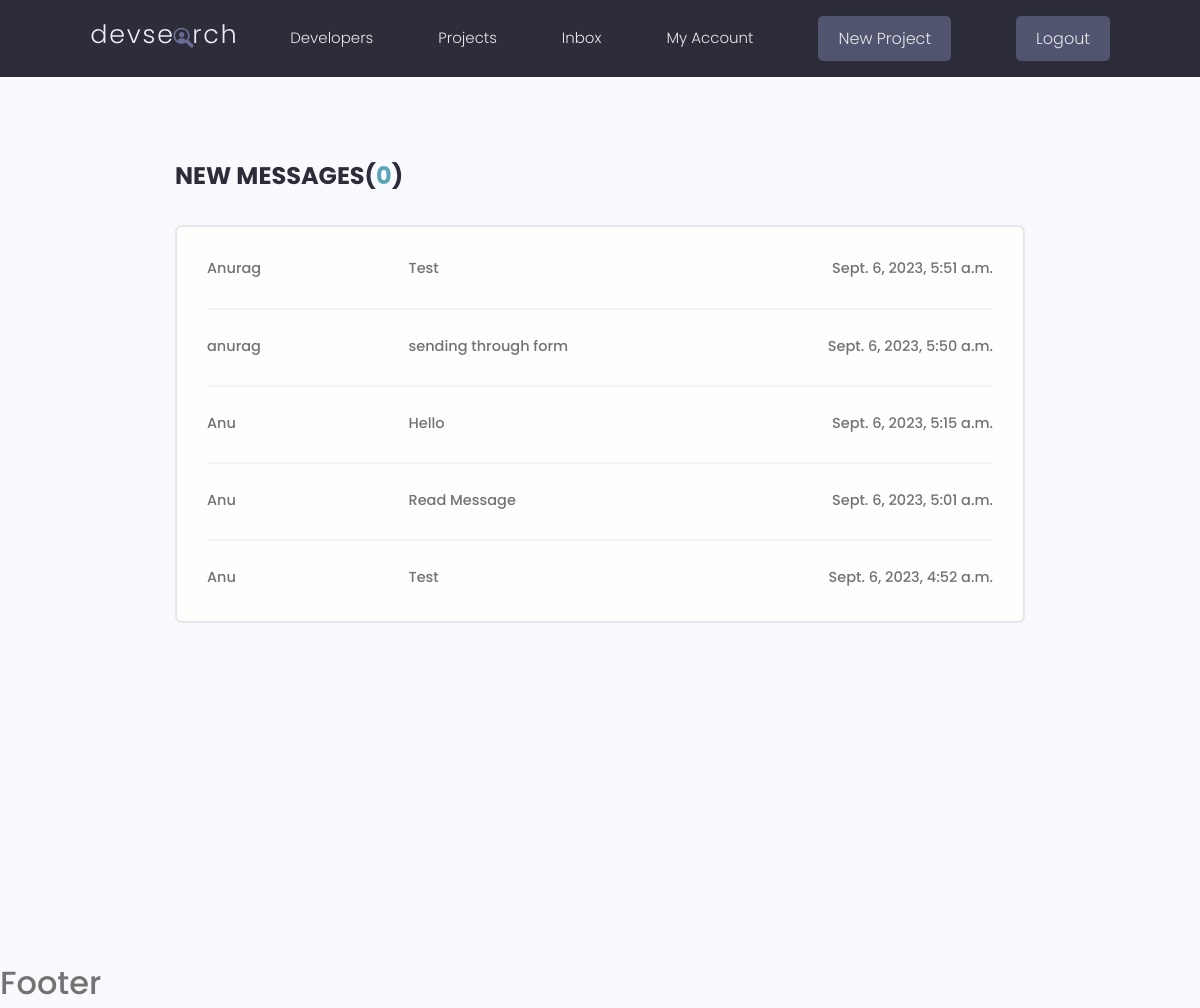
Screenshot of /users/inbox (signed in) with the database file from the repository.
### users/models.py (models this page shows, shortened)
class Message(models.Model):
    sender = models.ForeignKey(Profile, on_delete=models.SET_NULL, null=True, blank=True)
    recipient = models.ForeignKey(Profile, on_delete=models.SET_NULL, null=True, blank=True, related_name='messages')
    name = models.CharField(max_length=200, null=True, blank=True)
    email = models.EmailField(max_length=200, null=True, blank=True)
    subject = models.CharField(max_length=200, null=True, blank=True)
    body = models.TextField()
    is_read = models.BooleanField(default=False, null=True, blank=True)
    created = models.DateTimeField(auto_now_add=True)
    id = models.UUIDField(default=uuid.uuid4, unique=True, primary_key=True, editable=False)
    class Meta:
        ordering = ['-created']

### users/views.py (the view)
# urls.py: path('inbox', views.inbox, name='inbox'),
@login_required(login_url='login')
def inbox(request):
    profileData = request.user.profile
    data = profileData.messages.all()
    unread = data.filter(is_read=False).count()
    return render(request, 'users/inbox.html', {'messageData': data, 'unread': unread})

### users/templates/users/inbox.html (shortened to what this page needs)
{% extends 'main.html' %}
{% block content %}
<main class="inbox my-xl">
    <div class="content-box">
      <h3 class="inbox__title">New Messages(<span>{{unread}}</span>)</h3>
      <ul class="messages">
        {% for message in messageData %}
          {% if message.is_read %}
            <li class="message">
              <a href="{% url 'message' message.id %}">
                <span class="message__author">{{message.name}}</span>
                <span class="message__subject">{{message.subject}}</span>
                <span class="message__date">{{message.created}}</span>
              </a>
            </li>
          {% endif %}
        {% endfor %}
      </ul>
    </div>
  </main>
{% endblock content %}

### static/styles/app.css (style rules this page uses)
:root { --color-sub: #2d2d39; }
.content-box { width: 95%; max-width: 85rem; margin: 0 auto; }
.inbox { height: 90vh; }
.inbox__title, .inbox__title span { font-size: 2.4rem; font-weight: 700; color: var(--color-sub); text-transform: uppercase; text-align: left; margin-bottom: 3rem; }
.inbox__title span { color: var(--color-main); }
.messages { list-style: none; background: var(--color-white); padding: 0.5rem 3rem; border: 2px solid var(--color-light); border-radius: 0.7rem; }
.message { padding: 2.5rem 0; }
.message > a span { font-size: 1.45rem; font-weight: 500; }
.message:not(:last-child) { border-bottom: 2px solid var(--color-white-light); }
.message > a { display: flex; gap: 1rem; }
.message__author, .message__date { flex-basis: 25%; }
.message__subject { flex-basis: 50%; }
.message__date { text-align: right; }

### static/uikit/styles/modules/_variables.css (style rules this page uses)
:root { --color-main: #5aa5b9; --color-main-light: #e6faff; --color-sub: #3f4156; --color-sub-light: #51546e; --color-sub-lighter: #ededfd; --color-text: #737373; --color-gray: #8b8b8b; --color-light: #e5e7eb; --color-light-gray: #767676; --color-bg: #f8fafd; --color-white: #fffefd; --color-white-light: #f3f3f3; --color-success: #359e64; --color-success-bg: #def8e8; --color-error: #fc4b0b; --color-error-bg: #fff2ee; --font-base: 'Poppins', arial, helvetica, 'Segoe UI', roboto, ubuntu, sans-serif; --font-monospace: 'Fira Code', 'Courier New', courier, monospace; --font-regular: 300; --font-medium: 500; --font-bold: 700; --generic-shadow: 1px 1px 5px #00000010; --generic-transition: all 0.3s ease-in-out; }

### static/uikit/styles/modules/_base.css (style rules this page uses)
* { margin: 0; padding: 0; box-sizing: border-box; text-rendering: optimizeLegibility; color: inherit; font-size: inherit; }
html { font-size: 50%; }
@media only screen and (min-width: 480px) { html { font-size: 56.25%; } }
@media only screen and (min-width: 1200px) { html { font-size: 62.5%; } }
body { line-height: 1.6; font-weight: 400; font-size: 1.5rem; color: var(--color-text); background-color: var(--color-bg); min-height: 100vh; }

### static/uikit/styles/modules/_typography.css (style rules this page uses)
* { font-family: var(--font-base); }
h3 { font-size: 3.2rem; font-weight: var(--font-medium); }
p, span, strong { font-size: 1.6rem; color: var(--color-text); font-weight: var(--font-regular); }
a { padding-bottom: 2px; text-decoration: none; display: inline-block; color: var(--color-main); font-weight: var(--font-medium); }

### static/uikit/styles/modules/_utilities.css (style rules this page uses)
.my-xl { margin: 8rem auto; }

### rows the page displays
Message: name "Anurag", subject "Test", created "Sept. 6, 2023, 5:51 a.m."
Message: name "anurag", subject "sending through form", created "Sept. 6, 2023, 5:50 a.m."
Message: name "Anu", subject "Hello", created "Sept. 6, 2023, 5:15 a.m."
Message: name "Anu", subject "Read Message", created "Sept. 6, 2023, 5:01 a.m."
Message: name "Anu", subject "Test", created "Sept. 6, 2023, 4:52 a.m."

### other values shown
{{ unread }} "0"
